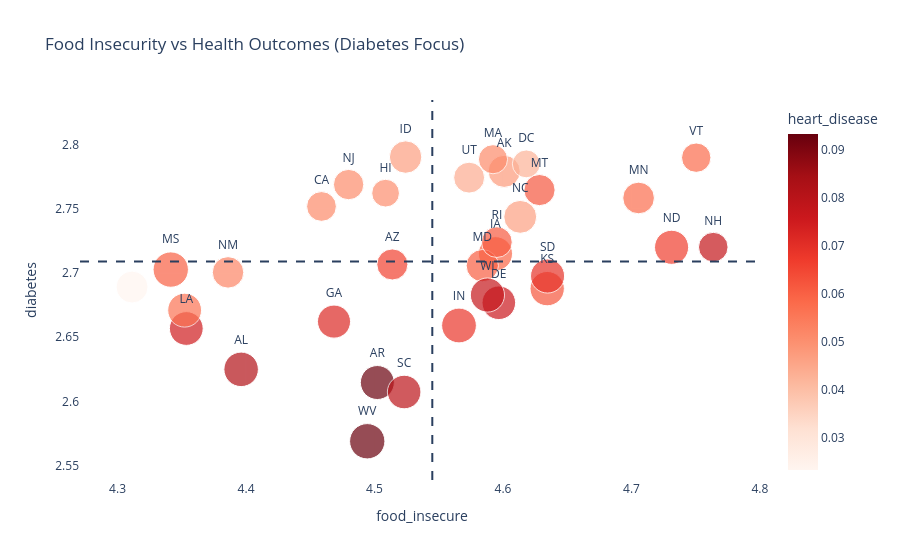

Source (notebook cell):
### Code cell
fig = px.scatter(
    state_level,
    x="food_insecure",
    y="diabetes",
    size="obese",
    color="heart_disease",
    text="state_abbrev",
    color_continuous_scale="Reds",
    size_max=25,
    title="Food Insecurity vs Health Outcomes (Diabetes Focus)"
)

fig.add_vline(x=state_level["food_insecure"].mean(), line_dash="dash")
fig.add_hline(y=state_level["diabetes"].mean(), line_dash="dash")

fig.update_traces(textposition="top center")

fig.update_layout(
    paper_bgcolor="rgba(0,0,0,0)",
    plot_bgcolor="rgba(0,0,0,0)"
)

fig.show()

### Figure 1 — Plotly figure (JSON) as saved in the notebook; plotly's stock layout.template omitted (floating-point values rounded to 4 significant figures)
{"data": [{"hovertemplate": "food_insecure=%{x}<br>diabetes=%{y}<br>obese=%{marker.size}<br>state_abbrev=%{text}<br>heart_disease=%{marker.color}<extra></extra>", "legendgroup": "", "marker": {"color": [0.08141, 0.04778, 0.06589, 0.09271, 0.05118, 0.04814, 0.05458, 0.07562, 0.04252, 0.07249, 0.07166, 0.0503, 0.04693, 0.05455, 0.06812, 0.05903, 0.06199, 0.09319, 0.07483, 0.07468, 0.06049, 0.05129, 0.07597, 0.05751, 0.06014, 0.06442, 0.06158, 0.06726, 0.06164, 0.07759, 0.05082, 0.05235, 0.05679, 0.04652, 0.06649, 0.07789, 0.07774, 0.05629, 0.05899, 0.06127, 0.07924, 0.06917, 0.05524, 0.04392, 0.05773, 0.06986, 0.05471, 0.09278, 0.07717, 0.06901, 0.06086, 0.05638, 0.02331], "coloraxis": "coloraxis", "size": [0.3835, 0.3325, 0.3112, 0.3721, 0.2852, 0.2462, 0.3213, 0.3639, 0.2506, 0.3142, 0.3526, 0.248, 0.3385, 0.3457, 0.3896, 0.3763, 0.3798, 0.3908, 0.3675, 0.3295, 0.3362, 0.2737, 0.3606, 0.323, 0.4026, 0.3487, 0.3135, 0.3873, 0.3155, 0.2818, 0.297, 0.3193, 0.3297, 0.3485, 0.3745, 0.3761, 0.3718, 0.3308, 0.3402, 0.3046, 0.3628, 0.3735, 0.3556, 0.3085, 0.2782, 0.3308, 0.3177, 0.4016, 0.3761, 0.3132, 0.3491, 0.3691, 0.3284], "sizemode": "area", "sizeref": 0.0006442, "symbol": "circle"}, "mode": "markers+text", "name": "", "orientation": "v", "showlegend": false, "text": ["AL", "AK", "AZ", "AR", "CA", "CO", "CT", "DE", "DC", "FL", "GA", "HI", "ID", "IL", "IN", "IA", "KS", "KY", "LA", "ME", "MD", "MA", "MI", "MN", "MS", "MO", "MT", "NE", "NV", "NH", "NJ", "NM", "NY", "NC", "ND", "OH", "OK", "OR", "PA", "RI", "SC", "SD", "TX", "UT", "VT", "VA", "WA", "WV", "WI", "WY", null, null, null], "x": [4.396, 4.601, 4.514, 4.502, 4.459, NaN, NaN, 4.597, 4.618, NaN, 4.468, 4.509, 4.524, NaN, 4.566, 4.594, 4.634, NaN, 4.354, NaN, 4.584, 4.592, NaN, 4.706, 4.341, NaN, 4.628, NaN, NaN, 4.764, 4.48, 4.386, NaN, 4.613, 4.731, NaN, NaN, NaN, NaN, 4.595, 4.523, 4.635, NaN, 4.574, 4.75, NaN, NaN, 4.494, 4.588, NaN, NaN, 4.352, 4.311], "xaxis": "x", "y": [2.625, 2.779, 2.707, 2.615, 2.752, 2.808, 2.735, 2.677, 2.785, 2.679, 2.662, 2.762, 2.79, 2.718, 2.659, 2.715, 2.688, 2.592, 2.657, 2.721, 2.706, 2.788, 2.671, 2.758, 2.703, 2.727, 2.764, 2.719, 2.756, 2.72, 2.769, 2.7, 2.732, 2.744, 2.72, 2.661, 2.668, 2.744, 2.73, 2.724, 2.607, 2.698, 2.704, 2.774, 2.79, 2.659, 2.76, 2.569, 2.683, 2.727, 2.613, 2.671, 2.689], "yaxis": "y", "type": "scatter", "textposition": "top center"}], "layout": {"xaxis": {"anchor": "y", "domain": [0.0, 1.0], "title": {"text": "food_insecure"}}, "yaxis": {"anchor": "x", "domain": [0.0, 1.0], "title": {"text": "diabetes"}}, "coloraxis": {"colorbar": {"title": {"text": "heart_disease"}}, "colorscale": [[0.0, "rgb(255,245,240)"], [0.125, "rgb(254,224,210)"], [0.25, "rgb(252,187,161)"], [0.375, "rgb(252,146,114)"], [0.5, "rgb(251,106,74)"], [0.625, "rgb(239,59,44)"], [0.75, "rgb(203,24,29)"], [0.875, "rgb(165,15,21)"], [1.0, "rgb(103,0,13)"]]}, "legend": {"tracegroupgap": 0, "itemsizing": "constant"}, "title": {"text": "Food Insecurity vs Health Outcomes (Diabetes Focus)"}, "shapes": [{"line": {"dash": "dash"}, "type": "line", "x0": 4.545, "x1": 4.545, "xref": "x", "y0": 0, "y1": 1, "yref": "y domain"}, {"line": {"dash": "dash"}, "type": "line", "x0": 0, "x1": 1, "xref": "x domain", "y0": 2.709, "y1": 2.709, "yref": "y"}], "paper_bgcolor": "rgba(0,0,0,0)", "plot_bgcolor": "rgba(0,0,0,0)"}}
